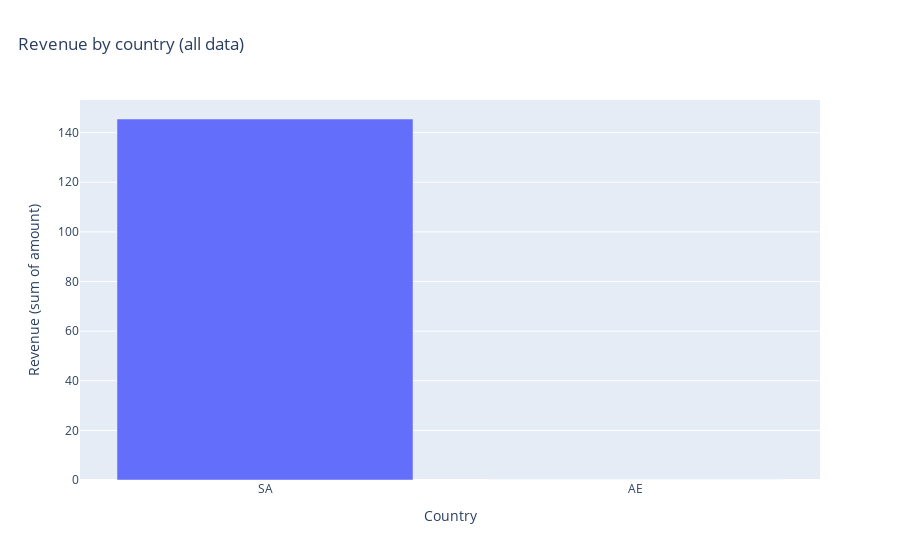

Notebook code cell kept with this figure:
### Code cell
fig = px.bar(rev, x="country", y="revenue", title="Revenue by country (all data)")
fig.update_layout(title={"x":0.02})
fig.update_xaxes(title_text="Country")
fig.update_yaxes(title_text="Revenue (sum of amount)")

save_fig(fig, FIGS / "revenue_by_country.png")
fig.show()

### Figure 1 — Plotly figure (JSON) as saved in the notebook; plotly's stock layout.template omitted (floating-point values rounded to 4 significant figures)
{"data": [{"hovertemplate": "country=%{x}<br>revenue=%{y}<extra></extra>", "legendgroup": "", "marker": {"color": "#636efa", "pattern": {"shape": ""}}, "name": "", "orientation": "v", "showlegend": false, "textposition": "auto", "type": "bar", "x": ["SA", "AE"], "xaxis": "x", "y": [145.5, 0.0], "yaxis": "y"}], "layout": {"barmode": "relative", "legend": {"tracegroupgap": 0}, "title": {"text": "Revenue by country (all data)", "x": 0.02}, "xaxis": {"anchor": "y", "domain": [0, 1], "title": {"text": "Country"}}, "yaxis": {"anchor": "x", "domain": [0, 1], "title": {"text": "Revenue (sum of amount)"}}}}
